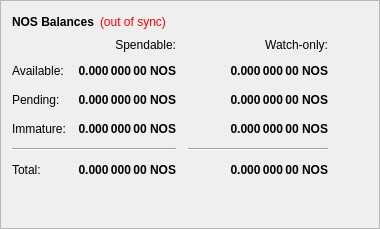
        <widget class="QFrame" name="frame">
         <property name="frameShape">
          <enum>QFrame::StyledPanel</enum>
         </property>
         <property name="frameShadow">
          <enum>QFrame::Raised</enum>
         </property>
         <layout class="QVBoxLayout" name="verticalLayout_4">
          <item>
           <layout class="QHBoxLayout" name="horizontalLayout_4">
            <item>
             <widget class="QLabel" name="label_5">
              <property name="font">
               <font>
                <weight>75</weight>
                <bold>true</bold>
               </font>
              </property>
              <property name="text">
               <string>NOS Balances</string>
              </property>
             </widget>
            </item>
            <item>
             <widget class="QLabel" name="labelWalletStatus">
              <property name="cursor">
               <cursorShape>WhatsThisCursor</cursorShape>
              </property>
              <property name="toolTip">
               <string>The displayed information may be out of date. Your wallet automatically synchronizes with the Nos network after a connection is established, but this process has not completed yet.</string>
              </property>
              <property name="styleSheet">
               <string notr="true">QLabel { color: red; }</string>
              </property>
              <property name="text">
               <string notr="true">(out of sync)</string>
              </property>
              <property name="alignment">
               <set>Qt::AlignLeading|Qt::AlignLeft|Qt::AlignVCenter</set>
              </property>
             </widget>
            </item>
            <item>
             <spacer name="horizontalSpacer_3">
              <property name="orientation">
               <enum>Qt::Horizontal</enum>
              </property>
              <property name="sizeHint" stdset="0">
               <size>
                <width>40</width>
                <height>20</height>
               </size>
              </property>
             </spacer>
            </item>
           </layout>
          </item>
          <item>
           <layout class="QGridLayout" name="gridLayout">
            <property name="spacing">
             <number>12</number>
            </property>
            <item row="2" column="2">
             <widget class="QLabel" name="labelWatchPending">
              <property name="font">
               <font>
                <weight>75</weight>
                <bold>true</bold>
               </font>
              </property>
              <property name="cursor">
               <cursorShape>IBeamCursor</cursorShape>
              </property>
              <property name="toolTip">
               <string>Unconfirmed transactions to watch-only addresses</string>
              </property>
              <property name="text">
               <string notr="true">0.000 000 00 NOS</string>
              </property>
              <property name="alignment">
               <set>Qt::AlignRight|Qt::AlignTrailing|Qt::AlignVCenter</set>
              </property>
              <property name="textInteractionFlags">
               <set>Qt::LinksAccessibleByMouse|Qt::TextSelectableByKeyboard|Qt::TextSelectableByMouse</set>
              </property>
             </widget>
            </item>
            <item row="2" column="1">
             <widget class="QLabel" name="labelUnconfirmed">
              <property name="font">
               <font>
                <weight>75</weight>
                <bold>true</bold>
               </font>
              </property>
              <property name="cursor">
               <cursorShape>IBeamCursor</cursorShape>
              </property>
              <property name="toolTip">
               <string>Total of transactions that have yet to be confirmed, and do not yet count toward the spendable balance</string>
              </property>
              <property name="text">
               <string notr="true">0.000 000 00 NOS</string>
              </property>
              <property name="alignment">
               <set>Qt::AlignRight|Qt::AlignTrailing|Qt::AlignVCenter</set>
              </property>
              <property name="textInteractionFlags">
               <set>Qt::LinksAccessibleByMouse|Qt::TextSelectableByKeyboard|Qt::TextSelectableByMouse</set>
              </property>
             </widget>
            </item>
            <item row="3" column="2">
             <widget class="QLabel" name="labelWatchImmature">
              <property name="font">
               <font>
                <weight>75</weight>
                <bold>true</bold>
               </font>
              </property>
              <property name="cursor">
               <cursorShape>IBeamCursor</cursorShape>
              </property>
              <property name="toolTip">
               <string>Staked or masternode rewards in watch-only addresses that has not yet matured</string>
              </property>
              <property name="text">
               <string notr="true">0.000 000 00 NOS</string>
              </property>
              <property name="alignment">
               <set>Qt::AlignRight|Qt::AlignTrailing|Qt::AlignVCenter</set>
              </property>
              <property name="textInteractionFlags">
               <set>Qt::LinksAccessibleByMouse|Qt::TextSelectableByKeyboard|Qt::TextSelectableByMouse</set>
              </property>
             </widget>
            </item>
            <item row="4" column="0" colspan="2">
             <widget class="Line" name="lineSpendableBalance">
              <property name="orientation">
               <enum>Qt::Horizontal</enum>
              </property>
             </widget>
            </item>
            <item row="4" column="2">
             <widget class="Line" name="lineWatchBalance">
              <property name="sizePolicy">
               <sizepolicy hsizetype="Preferred" vsizetype="Fixed">
                <horstretch>0</horstretch>
                <verstretch>0</verstretch>
               </sizepolicy>
              </property>
              <property name="minimumSize">
               <size>
                <width>140</width>
                <height>0</height>
               </size>
              </property>
              <property name="orientation">
               <enum>Qt::Horizontal</enum>
              </property>
             </widget>
            </item>
            <item row="5" column="0">
             <widget class="QLabel" name="labelTotalText">
              <property name="text">
               <string>Total:</string>
              </property>
             </widget>
            </item>
            <item row="3" column="1">
             <widget class="QLabel" name="labelImmature">
              <property name="font">
               <font>
                <weight>75</weight>
                <bold>true</bold>
               </font>
              </property>
              <property name="cursor">
               <cursorShape>IBeamCursor</cursorShape>
              </property>
              <property name="toolTip">
               <string>Staked or masternode rewards that has not yet matured</string>
              </property>
              <property name="text">
               <string notr="true">0.000 000 00 NOS</string>
              </property>
              <property name="alignment">
               <set>Qt::AlignRight|Qt::AlignTrailing|Qt::AlignVCenter</set>
              </property>
              <property name="textInteractionFlags">
               <set>Qt::LinksAccessibleByMouse|Qt::TextSelectableByKeyboard|Qt::TextSelectableByMouse</set>
              </property>
             </widget>
            </item>
            <item row="2" column="3">
             <spacer name="horizontalSpacer_2">
              <property name="orientation">
               <enum>Qt::Horizontal</enum>
              </property>
              <property name="sizeHint" stdset="0">
               <size>
                <width>40</width>
                <height>20</height>
               </size>
              </property>
             </spacer>
            </item>
            <item row="3" column="0">
             <widget class="QLabel" name="labelImmatureText">
              <property name="text">
               <string>Immature:</string>
              </property>
             </widget>
            </item>
            <item row="5" column="1">
             <widget class="QLabel" name="labelTotal">
              <property name="font">
               <font>
                <weight>75</weight>
                <bold>true</bold>
               </font>
              </property>
              <property name="cursor">
               <cursorShape>IBeamCursor</cursorShape>
              </property>
              <property name="toolTip">
               <string>Your current total balance</string>
              </property>
              <property name="text">
               <string notr="true">0.000 000 00 NOS</string>
              </property>
              <property name="alignment">
               <set>Qt::AlignRight|Qt::AlignTrailing|Qt::AlignVCenter</set>
              </property>
              <property name="textInteractionFlags">
               <set>Qt::LinksAccessibleByMouse|Qt::TextSelectableByKeyboard|Qt::TextSelectableByMouse</set>
              </property>
             </widget>
            </item>
            <item row="5" column="2">
             <widget class="QLabel" name="labelWatchTotal">
              <property name="font">
               <font>
                <weight>75</weight>
                <bold>true</bold>
               </font>
              </property>
              <property name="cursor">
               <cursorShape>IBeamCursor</cursorShape>
              </property>
              <property name="toolTip">
               <string>Current total balance in watch-only addresses</string>
              </property>
              <property name="text">
               <string notr="true">0.000 000 00 NOS</string>
              </property>
              <property name="alignment">
               <set>Qt::AlignRight|Qt::AlignTrailing|Qt::AlignVCenter</set>
              </property>
              <property name="textInteractionFlags">
               <set>Qt::LinksAccessibleByMouse|Qt::TextSelectableByKeyboard|Qt::TextSelectableByMouse</set>
              </property>
             </widget>
            </item>
            <item row="0" column="2">
             <widget class="QLabel" name="labelWatchonly">
              <property name="text">
               <string>Watch-only:</string>
              </property>
              <property name="alignment">
               <set>Qt::AlignRight|Qt::AlignTrailing|Qt::AlignVCenter</set>
              </property>
             </widget>
            </item>
            <item row="1" column="0">
             <widget class="QLabel" name="labelBalanceText">
              <property name="text">
               <string>Available:</string>
              </property>
             </widget>
            </item>
            <item row="1" column="1">
             <widget class="QLabel" name="labelBalance">
              <property name="font">
               <font>
                <weight>75</weight>
                <bold>true</bold>
               </font>
              </property>
              <property name="cursor">
               <cursorShape>IBeamCursor</cursorShape>
              </property>
              <property name="toolTip">
               <string>Your current spendable balance</string>
              </property>
              <property name="text">
               <string notr="true">0.000 000 00 NOS</string>
              </property>
              <property name="alignment">
               <set>Qt::AlignRight|Qt::AlignTrailing|Qt::AlignVCenter</set>
              </property>
              <property name="textInteractionFlags">
               <set>Qt::LinksAccessibleByMouse|Qt::TextSelectableByKeyboard|Qt::TextSelectableByMouse</set>
              </property>
             </widget>
            </item>
            <item row="1" column="2">
             <widget class="QLabel" name="labelWatchAvailable">
              <property name="font">
               <font>
                <weight>75</weight>
                <bold>true</bold>
               </font>
              </property>
              <property name="cursor">
               <cursorShape>IBeamCursor</cursorShape>
              </property>
              <property name="toolTip">
               <string>Your current balance in watch-only addresses</string>
              </property>
              <property name="text">
               <string notr="true">0.000 000 00 NOS</string>
              </property>
              <property name="alignment">
               <set>Qt::AlignRight|Qt::AlignTrailing|Qt::AlignVCenter</set>
              </property>
              <property name="textInteractionFlags">
               <set>Qt::LinksAccessibleByMouse|Qt::TextSelectableByKeyboard|Qt::TextSelectableByMouse</set>
              </property>
             </widget>
            </item>
            <item row="2" column="0">
             <widget class="QLabel" name="labelPendingText">
              <property name="text">
               <string>Pending:</string>
              </property>
             </widget>
            </item>
            <item row="0" column="1">
             <widget class="QLabel" name="labelSpendable">
              <property name="text">
               <string>Spendable:</string>
              </property>
              <property name="alignment">
               <set>Qt::AlignRight|Qt::AlignTrailing|Qt::AlignVCenter</set>
              </property>
             </widget>
            </item>
           </layout>
          </item>
          <item>
           <spacer name="verticalSpacer_4">
            <property name="orientation">
             <enum>Qt::Vertical</enum>
            </property>
            <property name="sizeHint" stdset="0">
             <size>
              <width>20</width>
              <height>40</height>
             </size>
            </property>
           </spacer>
          </item>
         </layout>
        </widget>
